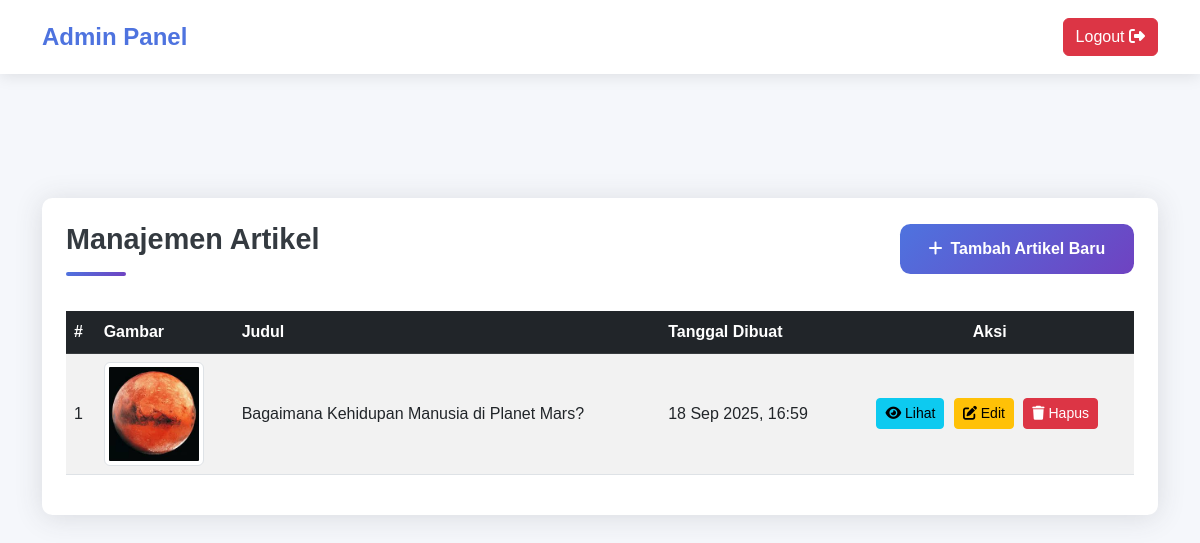
The page /admin/index.php (signed in) on the database its author committed.
### tables this page shows
CREATE TABLE `articles` (
  `id` int(6) UNSIGNED NOT NULL,
  `title` varchar(255) NOT NULL,
  `content` text NOT NULL,
  `image` varchar(255) DEFAULT NULL,
  `created_at` timestamp NOT NULL DEFAULT current_timestamp() ON UPDATE current_timestamp()
);

### admin/index.php (the view, shortened to what this page needs)
<?php
require_once '../config.php';
?>
<!DOCTYPE html>
<html lang="id">
<head>
    <link href="https://cdn.jsdelivr.net/npm/bootstrap@5.3.0/dist/css/bootstrap.min.css" rel="stylesheet">
    <link rel="stylesheet" href="https://cdnjs.cloudflare.com/ajax/libs/font-awesome/6.4.0/css/all.min.css">
    <link rel="stylesheet" href="../style.css">
</head>
<body>
    <nav class="navbar navbar-expand-lg cv-navbar">
        <div class="container">
            <a class="navbar-brand" href="index.php">Admin Panel</a>
            <div class="ms-auto">
                <a href="logout.php" class="btn btn-danger">Logout <i class="fas fa-sign-out-alt"></i></a>
            </div>
        </div>
    </nav>
    <div class="container mt-5 pt-5">
        <div class="cv-container p-4">
            <div class="d-flex justify-content-between align-items-center mb-4">
                <h1 class="section-title mb-0">Manajemen Artikel</h1>
                <a href="tambah.php" class="btn btn-primary"><i class="fas fa-plus me-2"></i>Tambah Artikel Baru</a>
            </div>
            <div class="table-responsive">
                <table class="table table-striped table-hover admin-table">
                    <thead class="table-dark">
                        <tr>
                            <th>#</th>
                            <th>Gambar</th>
                            <th>Judul</th>
                            <th>Tanggal Dibuat</th>
                            <th class="text-center">Aksi</th>
                        </tr>
                    </thead>
                    <tbody>
                        <?php
                        $sql = "SELECT id, title, image, created_at FROM articles ORDER BY created_at DESC";
                        $result = $conn->query($sql);
                        $i = 1;
                        if ($result->num_rows > 0) {
                            while($row = $result->fetch_assoc()) {
                                echo "<tr>";
                                echo "<td>" . $i++ . "</td>";
                                echo "<td>";
                                if (!empty($row['image'])) {
                                    echo '<img src="' . htmlspecialchars($row['image']) . '" width="100" class="img-thumbnail">';
                                } else {
                                    echo 'Tidak ada gambar';
                                }
                                echo "</td>";
                                echo "<td>" . htmlspecialchars($row['title']) . "</td>";
                                echo "<td>" . date('d M Y, H:i', strtotime($row['created_at'])) . "</td>";
                                echo '<td class="text-center">
                                    <a href="../baca_artikel.php?id=' . $row['id'] . '" class="btn btn-sm btn-info"><i class="fas fa-eye"></i> Lihat</a>
                                    <a href="edit.php?id=' . $row['id'] . '" class="btn btn-sm btn-warning"><i class="fas fa-edit"></i> Edit</a>
                                    <a href="hapus.php?id=' . $row['id'] . '" class="btn btn-sm btn-danger" onclick="return confirm(\'Anda yakin ingin menghapus artikel ini?\');"><i class="fas fa-trash"></i> Hapus</a>
                                </td>';
                                echo "</tr>";
                            }
                        } else {
                            echo '<tr><td colspan="5" class="text-center">Tidak ada artikel.</td></tr>';
                        }
                        ?>
                    </tbody>
                </table>
            </div>
        </div>
    </div>
</body>
</html>

### style.css (style rules this page uses)
:root { --primary-color: #4e73df; --primary-dark: #3a56c4; --secondary-color: #6f42c1; --accent-color: #36b9cc; --dark-color: #343a40; --light-color: #f8f9fa; --gray-light: #eaecf4; --text-color: #434a54; --text-light: #858796; --success-color: #1cc88a; --warning-color: #f6c23e; --gradient-primary: linear-gradient(135deg, var(--primary-color), var(--secondary-color)); --gradient-accent: linear-gradient(135deg, var(--accent-color), var(--primary-color)); --shadow: 0 0.15rem 1.75rem 0 rgba(58, 59, 69, 0.15); --shadow-hover: 0 0.5rem 2rem 0 rgba(58, 59, 69, 0.2); --border-radius: 0.65rem; --transition: all 0.3s ease; }
* { margin: 0; padding: 0; box-sizing: border-box; }
body { font-family: 'Poppins', sans-serif; color: var(--text-color); background-color: #f5f7fb; line-height: 1.6; padding-top: 70px; overflow-x: hidden; }
h1, h2, h3, h4, h5, h6 { font-family: 'Montserrat', sans-serif; font-weight: 700; color: var(--dark-color); }
.cv-container { background: white; box-shadow: var(--shadow); border-radius: var(--border-radius); overflow: hidden; margin: 2rem auto; max-width: 1200px; transition: var(--transition); }
.section-title { position: relative; padding-bottom: 1.2rem; margin-bottom: 2.2rem; font-weight: 700; font-size: 1.8rem; color: var(--dark-color); }
.section-title::after { content: ''; position: absolute; bottom: 0; left: 0; width: 60px; height: 4px; background: var(--gradient-primary); border-radius: 10px; }
.btn-primary { background: var(--gradient-primary); border: none; padding: 0.8rem 1.8rem; border-radius: var(--border-radius); font-weight: 600; transition: var(--transition); }
.cv-navbar { background: white; box-shadow: 0 2px 15px rgba(0, 0, 0, 0.1); position: fixed; top: 0; width: 100%; z-index: 1000; padding: 0.8rem 0; }
.navbar-brand { font-weight: 800; color: var(--primary-color); font-size: 1.5rem; }
.mb-4 { margin-bottom: 2.2rem !important; }
.admin-table { vertical-align: middle; }
.admin-table .btn { margin-right: 5px; }

### rows shown on the page
articles: image (picture), title "Bagaimana Kehidupan Manusia di Planet Mars?", created_at "18 Sep 2025, 16:59"
